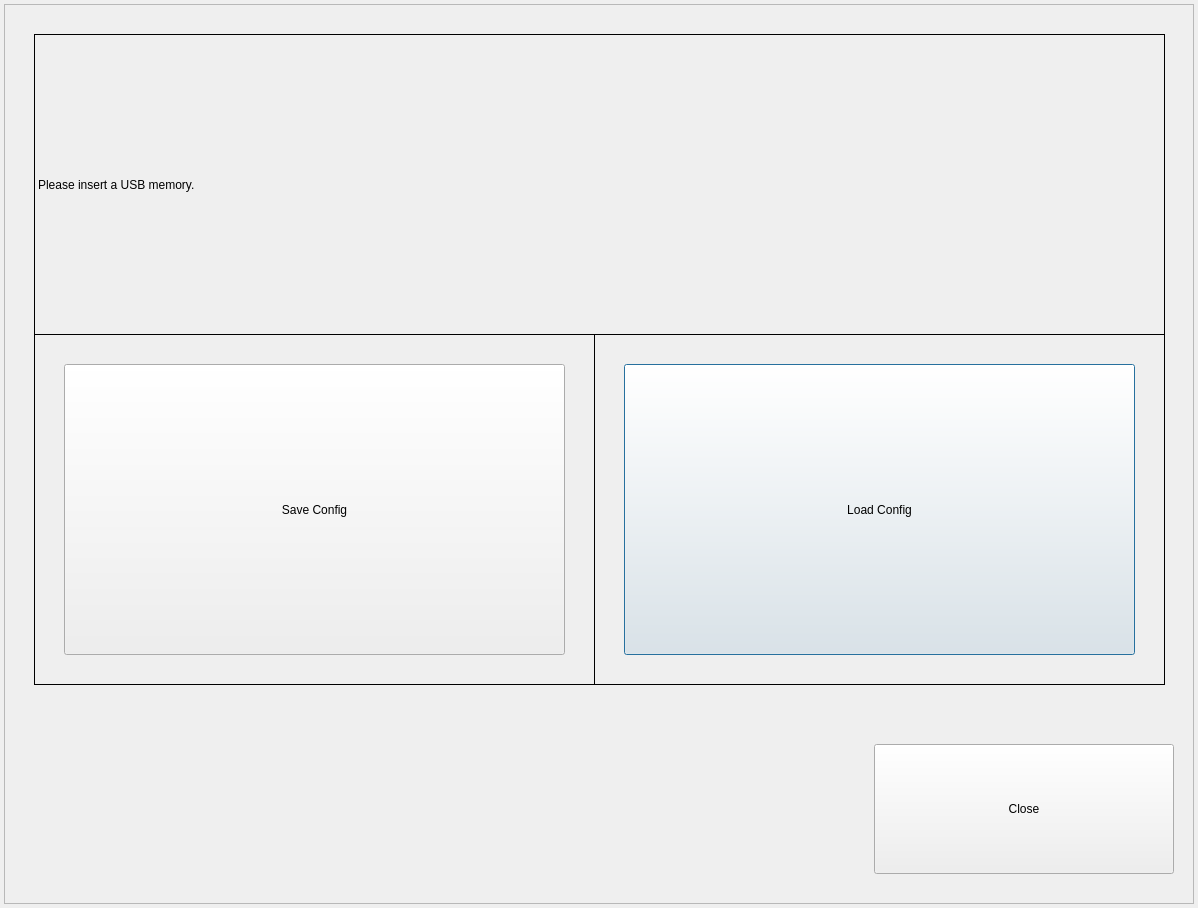
<?xml version="1.0" encoding="UTF-8"?>
<ui version="4.0">
 <class>ConfigDialog1080p</class>
 <widget class="QDialog" name="ConfigDialog1080p">
  <property name="geometry">
   <rect>
    <x>0</x>
    <y>0</y>
    <width>1198</width>
    <height>908</height>
   </rect>
  </property>
  <property name="windowTitle">
   <string>CONFIG PROPERTY</string>
  </property>
  <widget class="QFrame" name="frame">
   <property name="geometry">
    <rect>
     <x>4</x>
     <y>4</y>
     <width>1190</width>
     <height>900</height>
    </rect>
   </property>
   <property name="frameShape">
    <enum>QFrame::StyledPanel</enum>
   </property>
   <property name="frameShadow">
    <enum>QFrame::Raised</enum>
   </property>
   <widget class="QPushButton" name="buttonLoadConfig">
    <property name="enabled">
     <bool>true</bool>
    </property>
    <property name="geometry">
     <rect>
      <x>620</x>
      <y>360</y>
      <width>511</width>
      <height>291</height>
     </rect>
    </property>
    <property name="minimumSize">
     <size>
      <width>0</width>
      <height>200</height>
     </size>
    </property>
    <property name="text">
     <string>Load Config</string>
    </property>
   </widget>
   <widget class="QPushButton" name="buttonSaveConfig">
    <property name="enabled">
     <bool>true</bool>
    </property>
    <property name="geometry">
     <rect>
      <x>60</x>
      <y>360</y>
      <width>501</width>
      <height>291</height>
     </rect>
    </property>
    <property name="minimumSize">
     <size>
      <width>0</width>
      <height>200</height>
     </size>
    </property>
    <property name="text">
     <string>Save Config</string>
    </property>
   </widget>
   <widget class="QPushButton" name="buttonClose">
    <property name="geometry">
     <rect>
      <x>870</x>
      <y>740</y>
      <width>300</width>
      <height>130</height>
     </rect>
    </property>
    <property name="text">
     <string>Close</string>
    </property>
   </widget>
   <widget class="QLabel" name="labelConfig">
    <property name="geometry">
     <rect>
      <x>30</x>
      <y>30</y>
      <width>1131</width>
      <height>301</height>
     </rect>
    </property>
    <property name="frameShape">
     <enum>QFrame::Box</enum>
    </property>
    <property name="text">
     <string>Please insert a USB memory.</string>
    </property>
   </widget>
   <widget class="QLabel" name="label">
    <property name="geometry">
     <rect>
      <x>30</x>
      <y>330</y>
      <width>561</width>
      <height>351</height>
     </rect>
    </property>
    <property name="frameShape">
     <enum>QFrame::Box</enum>
    </property>
    <property name="text">
     <string/>
    </property>
   </widget>
   <widget class="QLabel" name="label_2">
    <property name="geometry">
     <rect>
      <x>590</x>
      <y>330</y>
      <width>571</width>
      <height>351</height>
     </rect>
    </property>
    <property name="frameShape">
     <enum>QFrame::Box</enum>
    </property>
    <property name="text">
     <string/>
    </property>
   </widget>
   <zorder>label</zorder>
   <zorder>label_2</zorder>
   <zorder>buttonLoadConfig</zorder>
   <zorder>buttonSaveConfig</zorder>
   <zorder>buttonClose</zorder>
   <zorder>labelConfig</zorder>
  </widget>
 </widget>
 <layoutdefault spacing="6" margin="11"/>
 <resources/>
 <connections/>
</ui>
